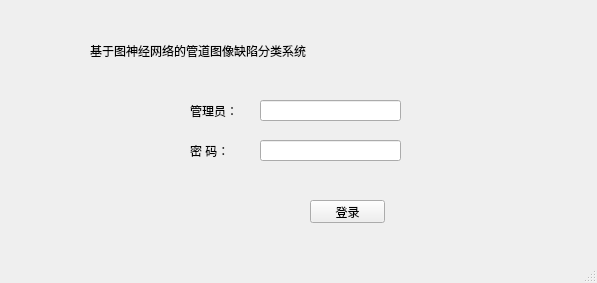
<?xml version="1.0" encoding="UTF-8"?>
<ui version="4.0">
 <class>MainWindow</class>
 <widget class="QMainWindow" name="MainWindow">
  <property name="geometry">
   <rect>
    <x>0</x>
    <y>0</y>
    <width>597</width>
    <height>283</height>
   </rect>
  </property>
  <property name="windowTitle">
   <string>基于图神经网络的管道图像缺陷分类系统</string>
  </property>
  <widget class="QWidget" name="centralwidget">
   <widget class="QLabel" name="title">
    <property name="geometry">
     <rect>
      <x>90</x>
      <y>30</y>
      <width>381</width>
      <height>41</height>
     </rect>
    </property>
    <property name="text">
     <string>基于图神经网络的管道图像缺陷分类系统</string>
    </property>
    <property name="textFormat">
     <enum>Qt::PlainText</enum>
    </property>
   </widget>
   <widget class="QLabel" name="label_admin">
    <property name="geometry">
     <rect>
      <x>190</x>
      <y>100</y>
      <width>61</width>
      <height>21</height>
     </rect>
    </property>
    <property name="text">
     <string>管理员：</string>
    </property>
   </widget>
   <widget class="QLabel" name="label_passwd">
    <property name="geometry">
     <rect>
      <x>190</x>
      <y>140</y>
      <width>61</width>
      <height>21</height>
     </rect>
    </property>
    <property name="text">
     <string>密 码：</string>
    </property>
   </widget>
   <widget class="QPushButton" name="pushButton">
    <property name="geometry">
     <rect>
      <x>310</x>
      <y>200</y>
      <width>75</width>
      <height>23</height>
     </rect>
    </property>
    <property name="text">
     <string>登录</string>
    </property>
   </widget>
   <widget class="QLineEdit" name="username">
    <property name="geometry">
     <rect>
      <x>260</x>
      <y>100</y>
      <width>141</width>
      <height>21</height>
     </rect>
    </property>
   </widget>
   <widget class="QLineEdit" name="passwd">
    <property name="geometry">
     <rect>
      <x>260</x>
      <y>140</y>
      <width>141</width>
      <height>21</height>
     </rect>
    </property>
   </widget>
   <widget class="QLabel" name="label">
    <property name="geometry">
     <rect>
      <x>60</x>
      <y>100</y>
      <width>61</width>
      <height>61</height>
     </rect>
    </property>
    <property name="styleSheet">
     <string notr="true">border-image: url(:/NingxiaUniversityLogo/ningxiaUniversity.png);</string>
    </property>
    <property name="text">
     <string/>
    </property>
   </widget>
  </widget>
  <widget class="QMenuBar" name="menubar">
   <property name="geometry">
    <rect>
     <x>0</x>
     <y>0</y>
     <width>597</width>
     <height>22</height>
    </rect>
   </property>
  </widget>
  <widget class="QStatusBar" name="statusbar"/>
 </widget>
 <resources>
  <include location="NingxiaUniversity.qrc"/>
 </resources>
 <connections/>
</ui>
